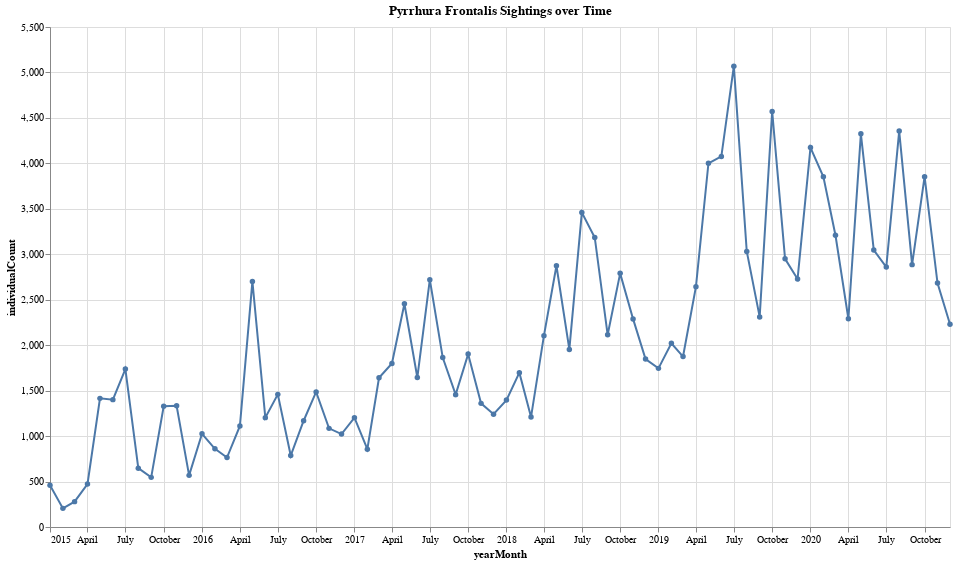

Here is the notebook cell this chart was saved with:
### Markdown cell above
## Question 3
- What is the forecast for the sightings of select species for the next 12 months?

We'll start by looking at Pyrrhura Frontalis (maroon-bellied parakeet).

### Code cell
frontalis_data = eod_data.loc[(eod_data['species'] == 'Pyrrhura frontalis') & (eod_data['individualCount'].notnull())]
print(frontalis_data.shape)

# format as time series
frontalis_data['yearMonth'] = frontalis_data['eventDate'].dt.to_period('M').astype(str)
frontalis_ts = frontalis_data.groupby('yearMonth')['individualCount'].sum()
display(frontalis_ts.head(n=5))

# plot individualCount over year-months with altair
frontalis_chart = alt.Chart(frontalis_ts.reset_index()).mark_line(point=True).encode(
    x='yearMonth:T',
    y='individualCount:Q',
    tooltip=['yearMonth:T', 'individualCount:Q']
).properties(
    title='Pyrrhura Frontalis Sightings over Time',
    width=900,
    height=500
)
frontalis_chart

### Figure 1 — Vega-Lite specification as saved in the notebook (floating-point values rounded to 4 significant figures)
{"config": {"view": {"continuousWidth": 300, "continuousHeight": 300}}, "data": {"name": "data-e48a1b681b084c5de13be20479f902e8"}, "mark": {"type": "line", "point": true}, "encoding": {"tooltip": [{"field": "yearMonth", "type": "temporal"}, {"field": "individualCount", "type": "quantitative"}], "x": {"field": "yearMonth", "type": "temporal"}, "y": {"field": "individualCount", "type": "quantitative"}}, "height": 500, "title": "Pyrrhura Frontalis Sightings over Time", "width": 900, "$schema": "https://vega.github.io/schema/vega-lite/v5.20.1.json", "datasets": {"data-e48a1b681b084c5de13be20479f902e8": [{"yearMonth": "2015-01", "individualCount": 459.0}, {"yearMonth": "2015-02", "individualCount": 205.0}, {"yearMonth": "2015-03", "individualCount": 279.0}, {"yearMonth": "2015-04", "individualCount": 472.0}, {"yearMonth": "2015-05", "individualCount": 1415.0}, {"yearMonth": "2015-06", "individualCount": 1401.0}, {"yearMonth": "2015-07", "individualCount": 1737.0}, {"yearMonth": "2015-08", "individualCount": 647.0}, {"yearMonth": "2015-09", "individualCount": 546.0}, {"yearMonth": "2015-10", "individualCount": 1328.0}, {"yearMonth": "2015-11", "individualCount": 1334.0}, {"yearMonth": "2015-12", "individualCount": 568.0}, {"yearMonth": "2016-01", "individualCount": 1025.0}, {"yearMonth": "2016-02", "individualCount": 860.0}, {"yearMonth": "2016-03", "individualCount": 764.0}, {"yearMonth": "2016-04", "individualCount": 1112.0}, {"yearMonth": "2016-05", "individualCount": 2701.0}, {"yearMonth": "2016-06", "individualCount": 1203.0}, {"yearMonth": "2016-07", "individualCount": 1459.0}, {"yearMonth": "2016-08", "individualCount": 786.0}, {"yearMonth": "2016-09", "individualCount": 1169.0}, {"yearMonth": "2016-10", "individualCount": 1486.0}, {"yearMonth": "2016-11", "individualCount": 1085.0}, {"yearMonth": "2016-12", "individualCount": 1022.0}, {"yearMonth": "2017-01", "individualCount": 1203.0}, {"yearMonth": "2017-02", "individualCount": 856.0}, {"yearMonth": "2017-03", "individualCount": 1642.0}, {"yearMonth": "2017-04", "individualCount": 1799.0}, {"yearMonth": "2017-05", "individualCount": 2456.0}, {"yearMonth": "2017-06", "individualCount": 1644.0}, {"yearMonth": "2017-07", "individualCount": 2721.0}, {"yearMonth": "2017-08", "individualCount": 1864.0}, {"yearMonth": "2017-09", "individualCount": 1456.0}, {"yearMonth": "2017-10", "individualCount": 1902.0}, {"yearMonth": "2017-11", "individualCount": 1360.0}, {"yearMonth": "2017-12", "individualCount": 1241.0}, {"yearMonth": "2018-01", "individualCount": 1396.0}, {"yearMonth": "2018-02", "individualCount": 1698.0}, {"yearMonth": "2018-03", "individualCount": 1209.0}, {"yearMonth": "2018-04", "individualCount": 2105.0}, {"yearMonth": "2018-05", "individualCount": 2874.0}, {"yearMonth": "2018-06", "individualCount": 1953.0}, {"yearMonth": "2018-07", "individualCount": 3459.0}, {"yearMonth": "2018-08", "individualCount": 3185.0}, {"yearMonth": "2018-09", "individualCount": 2114.0}, {"yearMonth": "2018-10", "individualCount": 2790.0}, {"yearMonth": "2018-11", "individualCount": 2289.0}, {"yearMonth": "2018-12", "individualCount": 1847.0}, {"yearMonth": "2019-01", "individualCount": 1745.0}, {"yearMonth": "2019-02", "individualCount": 2021.0}, {"yearMonth": "2019-03", "individualCount": 1875.0}, {"yearMonth": "2019-04", "individualCount": 2644.0}, {"yearMonth": "2019-05", "individualCount": 4001.0}, {"yearMonth": "2019-06", "individualCount": 4076.0}, {"yearMonth": "2019-07", "individualCount": 5069.0}, {"yearMonth": "2019-08", "individualCount": 3031.0}, {"yearMonth": "2019-09", "individualCount": 2311.0}, {"yearMonth": "2019-10", "individualCount": 4571.0}, {"yearMonth": "2019-11", "individualCount": 2950.0}, {"yearMonth": "2019-12", "individualCount": 2729.0}, {"yearMonth": "2020-01", "individualCount": 4174.0}, {"yearMonth": "2020-02", "individualCount": 3852.0}, {"yearMonth": "2020-03", "individualCount": 3209.0}, {"yearMonth": "2020-04", "individualCount": 2291.0}, {"yearMonth": "2020-05", "individualCount": 4325.0}, {"yearMonth": "2020-06", "individualCount": 3046.0}, {"yearMonth": "2020-07", "individualCount": 2859.0}, {"yearMonth": "2020-08", "individualCount": 4355.0}, {"yearMonth": "2020-09", "individualCount": 2886.0}, {"yearMonth": "2020-10", "individualCount": 3854.0}, {"yearMonth": "2020-11", "individualCount": 2684.0}, {"yearMonth": "2020-12", "individualCount": 2231.0}]}}
